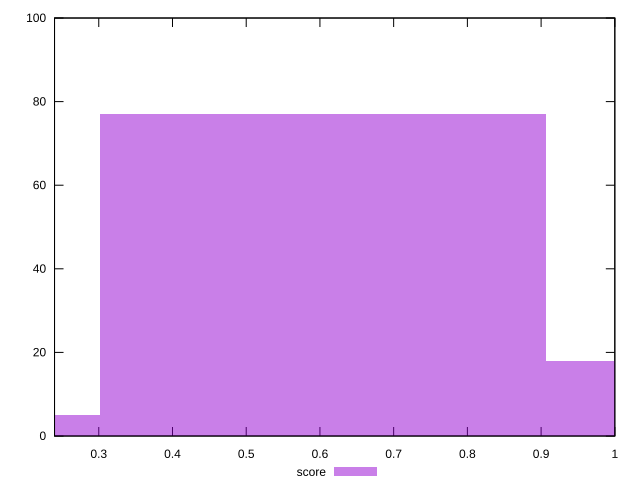

The gnuplot source for this figure:
reset

$score <<EOF
0.6040959432328412 77
0 5
1.2081918864656824 18
EOF

set key outside below
set boxwidth 0.6040959432328412
set xrange [0.24:1]
set yrange [0:100]
set trange [0:100]
set style fill transparent solid 0.5 noborder
set terminal svg size 640, 490 enhanced background rgb 'white'
set output "report/report_00029_2021-02-24T13-36-40.390Z/unused-javascript/samples/agenda/score/histogram.svg"

plot $score title "score" with boxes

reset
